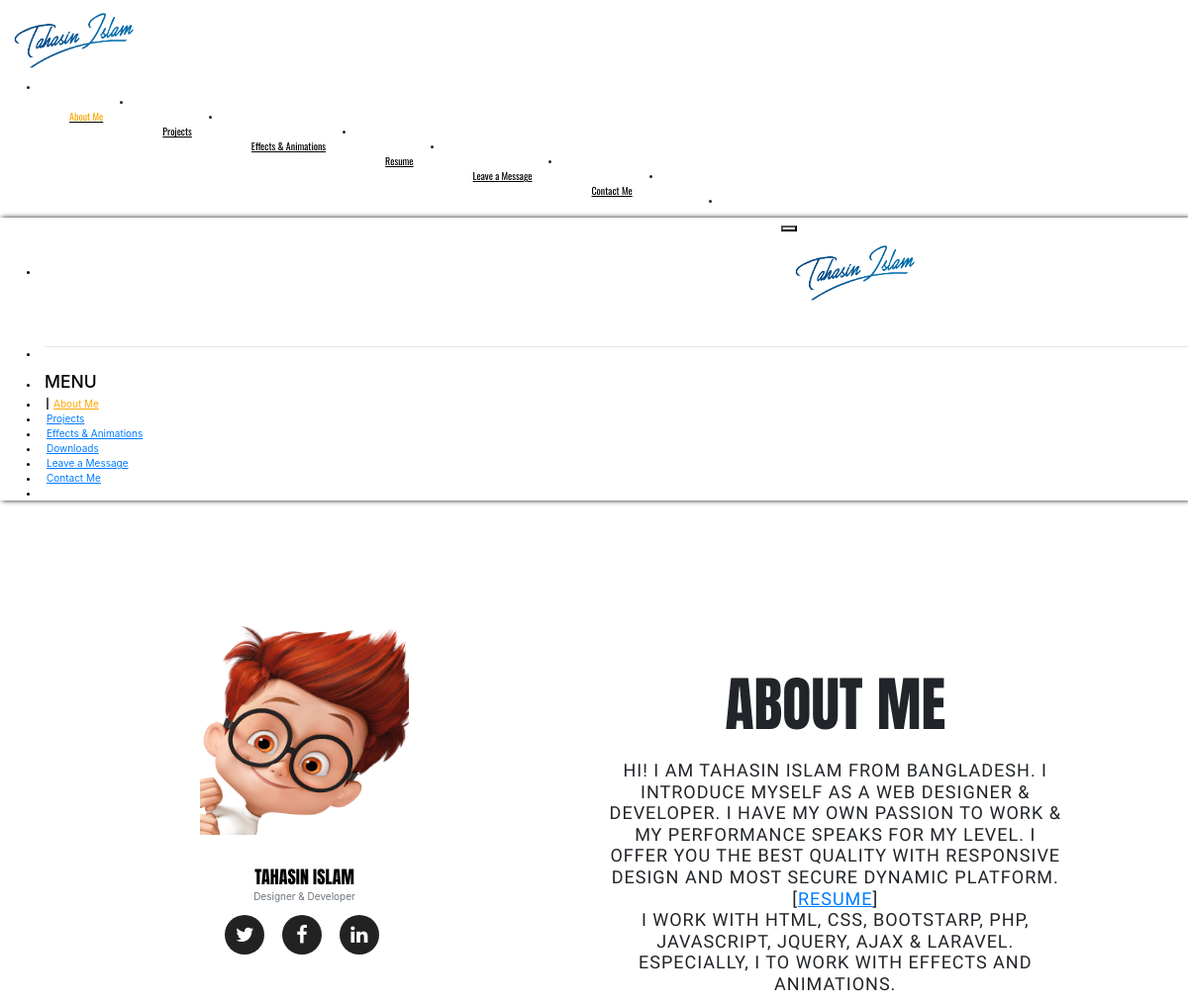
The page / on the database its author committed.
### tables this page shows
CREATE TABLE `me` (
  `id` int(11) NOT NULL,
  `pro_pic` varchar(100) NOT NULL,
  `name` text NOT NULL,
  `position` varchar(50) NOT NULL,
  `twitter_link` varchar(100) NOT NULL,
  `facebook_link` varchar(100) NOT NULL,
  `linkedin_link` varchar(100) NOT NULL
);

CREATE TABLE `about` (
  `id` int(11) NOT NULL,
  `about` varchar(1000) NOT NULL
);

### parts/me.php (the view)
<?php
$sql = "SELECT * FROM me";
$result = $conn->query($sql);
if ($result->num_rows > 0) {
    ?>
    <div class="team-member">
        <?php while ($row = $result->fetch_assoc()) { ?>
            <img src="access/<?php echo $row['pro_pic']; ?>" alt="Image not found!" onerror="this.onerror=null; this.src='<?php echo $row['pro_pic']; ?>';"/>
            <h4 style="color: black;font-family: 'Anton', serif;"><?php echo $row['name']; ?></h4>
            <p class="text-muted"><?php echo $row['position']; ?></p>
            <ul class="list-inline social-buttons">
                <li class="list-inline-item"  title="twitter">
                    <a href="<?php echo $row['twitter_link']; ?>" target="_blank">
                        <i class="fa fa-twitter" target="_blank"></i>
                    </a>
                </li>
                <li class="list-inline-item"  title="facebook">
                    <a href="<?php echo $row['facebook_link']; ?>" target="_blank">
                        <i class="fa fa-facebook"></i>
                    </a>
                </li>
                <li class="list-inline-item"  title="linkedin">
                    <a href="<?php echo $row['linkedin_link']; ?>" target="_blank">
                        <i class="fa fa-linkedin"></i>
                    </a>
                </li>
            </ul>
        </div>
    <?php } ?>
    <?php
} else {
    echo "Error: " . $sql . "<br>" . $conn->error;
}
?>

### index.php (shortened to what this page needs)
<?php
require './database/connect.php';
?>
<!DOCTYPE html>
<html>
    <head>
        <link href="css/style.min.css" rel="stylesheet">
        <link href="css/style.css" rel="stylesheet">
        <link href="vendor/bootstrap/css/bootstrap.min.css" rel="stylesheet">
        <link href="vendor/font-awesome/css/font-awesome.min.css" rel="stylesheet" type="text/css">
        <link rel="stylesheet" href="vendor/font-awesome/css/font-awesome.css" type="text/css"/>
        <link rel='stylesheet' href='https://cdnjs.cloudflare.com/ajax/libs/uikit/3.0.0-beta.31/css/uikit.min.css'>
        <link rel="stylesheet" href="https://maxcdn.bootstrapcdn.com/bootstrap/4.0.0/css/bootstrap.min.css">
    </head>
    <body>
        <div class="uk-offcanvas-content">
            <?php include './parts/nav.php'; ?>
        </div>
        <div class="col-sm-12" style="margin-top: 5%">
            <div class="col-sm-6 pro-pic">
                <?php include './parts/me.php'; ?>
            </div>
            <div class="col-sm-5 about-me" style="text-align: center">
                <h1 class="animated bounce" id="mytext"></h1><br/>
                <h4  style="margin-right:" class="delayedShow">
                    <?php
                    $sql = "SELECT *FROM `about`";
                    $result = $conn->query($sql);
                    if ($result->num_rows > 0) {
                        while ($row = $result->fetch_assoc()) {
                            ?>
                            <?php echo $row['about']; ?>
                        <?php } ?>
                        <?php
                    } else {
                        echo "0 results";
                    }
                    ?>
                </h4>
            </div>
        </div>
        <footer>
            <a class="footer" href="http://www.reliablecounter.com/" target="_blank"></a><br />
        </footer>
    </body>
</html>

### css/style.css (style rules this page uses)
.pro-pic { margin-top: 50px }
.about-me { margin-top: 100px; }
.about-me h1 { font-size: 60px; font-family: 'Anton', sans-serif; }
.about-me h4 { font-family: 'Teko', sans-serif; letter-spacing: 1px }
h4 { font-family: 'Anton', sans-serif; }
.bounce { animation-name: bounce; }
.animated { animation-duration: 2.5s; animation-fill-mode: both; animation-iteration-count: 3; }
.delayedShow { visibility: hidden; animation: 0s linear 2s forwards delayedShow ; }
.footer { position: fixed; right: 0; bottom: 0; padding: 1rem; float: left }
h1 { font-weight: 2000 }

### index.php (style rules this page uses)
h4 { font-size: 18px; }
a { text-decoration: underline !important; }

### rows shown on the page
me: pro_pic (picture), name "TAHASIN ISLAM", position "Designer & Developer"
about: about "HI! I AM TAHASIN ISLAM FROM BANGLADESH. I INTRODUCE MYSELF AS A WEB DESIGNER & DEVELOPER. I HAVE MY OWN PASSION TO WORK & MY PERFORMANCE SPEAKS FOR MY LEVEL. I OFFER YOU THE BEST QUALITY WITH RESPONSIVE DESIGN AND MOST SECURE DYNAMIC PLATFORM. [ RESUME ] I WORK WITH HTML, CSS, BOOTSTARP, PHP, JAVASCRIPT, JQUERY, AJAX & LARAVEL. ESPECIALLY, I TO WORK WITH EFFECTS AND ANIMATIONS."
